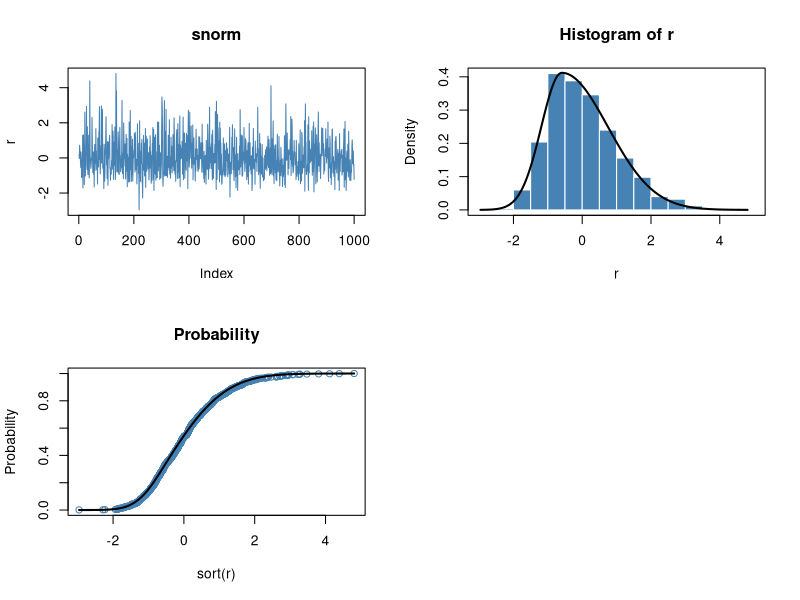

Generate this figure with R:
#skewness2


library(fGarch)
# dsnorm(x, mean = 0, sd = 1, xi = 1.5, log = FALSE)
# psnorm(q, mean = 0, sd = 1, xi = 1.5)
# qsnorm(p, mean = 0, sd = 1, xi = 1.5)
# rsnorm(n, mean = 0, sd = 1, xi = 1.5)

par(mfrow = c(2, 2))
set.seed(1953)
r = rsnorm(n = 1000)
plot(r, type = "l", main = "snorm", col = "steelblue")

# Plot empirical density and compare with true density:
hist(r, n = 25, probability = TRUE, border = "white", col = "steelblue")
box()
x = seq(min(r), max(r), length = 201)
lines(x, dsnorm(x), lwd = 2)

# Plot df and compare with true df:
plot(sort(r), (1:1000/1000), main = "Probability", col = "steelblue",
     ylab = "Probability")
lines(x, psnorm(x), lwd = 2)

# Compute quantiles:
round(qsnorm(psnorm(q = seq(-1, 5, by = 1))), digits = 6)
